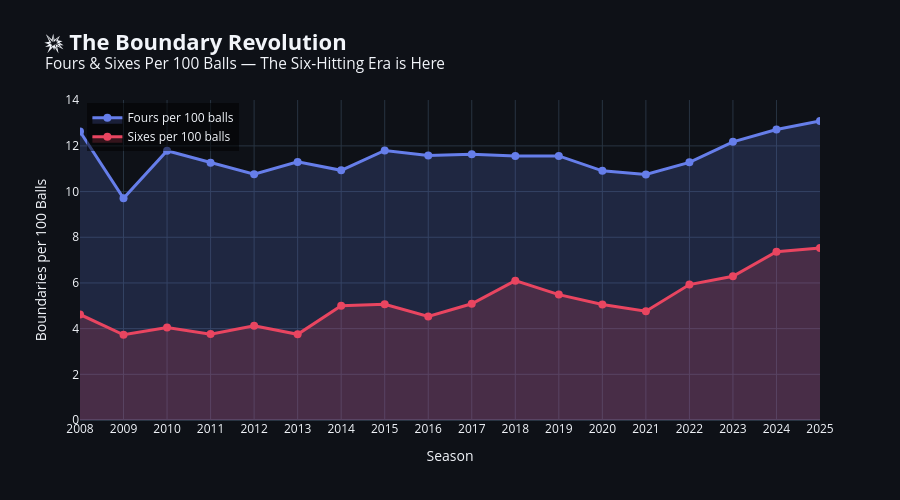

Here is the notebook cell this chart was saved with:
### Markdown cell above
### 💡 Insight: The Run Rate Has Surged 25%+ Since 2008

The data reveals a **clear upward trend** in scoring rates. The average runs per over has climbed from around **7.0 in 2008 to 8.5+ in recent seasons** — a staggering increase that reflects the evolution of power-hitting, ultra-aggressive batting approaches, and impact player rules.

### Code cell
# ============================================================
# 🎯 The Boundary Revolution: Fours vs Sixes Over Time
# ============================================================

boundary_evolution = deliveries.copy()
boundary_evolution['is_four'] = (boundary_evolution['runs_off_bat'] == 4).astype(int)
boundary_evolution['is_six'] = (boundary_evolution['runs_off_bat'] == 6).astype(int)
boundary_evolution['season'] = boundary_evolution['season'].astype(str).replace(season_map)

boundaries_by_season = boundary_evolution.groupby('season').agg(
    total_fours=('is_four', 'sum'),
    total_sixes=('is_six', 'sum'),
    total_deliveries=('runs_off_bat', 'count'),
).reset_index()
boundaries_by_season['season_int'] = boundaries_by_season['season'].astype(int)
boundaries_by_season = boundaries_by_season.sort_values('season_int')

# Fours and Sixes per 100 balls
boundaries_by_season['fours_per_100'] = (boundaries_by_season['total_fours'] / boundaries_by_season['total_deliveries'] * 100).round(2)
boundaries_by_season['sixes_per_100'] = (boundaries_by_season['total_sixes'] / boundaries_by_season['total_deliveries'] * 100).round(2)
boundaries_by_season['boundary_pct'] = (
    (boundaries_by_season['total_fours'] + boundaries_by_season['total_sixes'])
    / boundaries_by_season['total_deliveries'] * 100
).round(2)

fig = go.Figure()

fig.add_trace(go.Scatter(
    x=boundaries_by_season['season'],
    y=boundaries_by_season['fours_per_100'],
    name='Fours per 100 balls',
    mode='lines+markers',
    fill='tozeroy',
    line=dict(color='#667eea', width=3),
    marker=dict(size=8),
    fillcolor='rgba(102, 126, 234, 0.2)',
))

fig.add_trace(go.Scatter(
    x=boundaries_by_season['season'],
    y=boundaries_by_season['sixes_per_100'],
    name='Sixes per 100 balls',
    mode='lines+markers',
    fill='tozeroy',
    line=dict(color='#e94560', width=3),
    marker=dict(size=8),
    fillcolor='rgba(233, 69, 96, 0.2)',
))

fig.update_layout(
    title=dict(
        text='<b>💥 The Boundary Revolution</b><br><sup>Fours & Sixes Per 100 Balls — The Six-Hitting Era is Here</sup>',
        font=dict(size=22),
    ),
    xaxis_title='Season',
    yaxis_title='Boundaries per 100 Balls',
    template='plotly_dark',
    paper_bgcolor='#0e1117',
    plot_bgcolor='#0e1117',
    height=500,
    legend=dict(x=0.01, y=0.99, bgcolor='rgba(0,0,0,0.5)'),
    margin=dict(t=100),
)
fig.show()

### Figure 1 — Plotly figure (JSON) as saved in the notebook; plotly's stock layout.template omitted (floating-point values rounded to 4 significant figures)
{"data": [{"fill": "tozeroy", "fillcolor": "rgba(102, 126, 234, 0.2)", "line": {"color": "#667eea", "width": 3}, "marker": {"size": 8}, "mode": "lines+markers", "name": "Fours per 100 balls", "type": "scatter", "x": ["2008", "2009", "2010", "2011", "2012", "2013", "2014", "2015", "2016", "2017", "2018", "2019", "2020", "2021", "2022", "2023", "2024", "2025"], "y": [12.63, 9.71, 11.79, 11.26, 10.76, 11.3, 10.93, 11.8, 11.58, 11.63, 11.56, 11.56, 10.91, 10.75, 11.28, 12.18, 12.72, 13.09]}, {"fill": "tozeroy", "fillcolor": "rgba(233, 69, 96, 0.2)", "line": {"color": "#e94560", "width": 3}, "marker": {"size": 8}, "mode": "lines+markers", "name": "Sixes per 100 balls", "type": "scatter", "x": ["2008", "2009", "2010", "2011", "2012", "2013", "2014", "2015", "2016", "2017", "2018", "2019", "2020", "2021", "2022", "2023", "2024", "2025"], "y": [4.62, 3.73, 4.05, 3.76, 4.13, 3.75, 5.0, 5.07, 4.53, 5.09, 6.1, 5.49, 5.06, 4.76, 5.93, 6.29, 7.37, 7.53]}], "layout": {"height": 500, "legend": {"bgcolor": "rgba(0,0,0,0.5)", "x": 0.01, "y": 0.99}, "margin": {"t": 100}, "paper_bgcolor": "#0e1117", "plot_bgcolor": "#0e1117", "title": {"font": {"size": 22}, "text": "<b>💥 The Boundary Revolution</b><br><sup>Fours & Sixes Per 100 Balls — The Six-Hitting Era is Here</sup>"}, "xaxis": {"title": {"text": "Season"}}, "yaxis": {"title": {"text": "Boundaries per 100 Balls"}}}}
